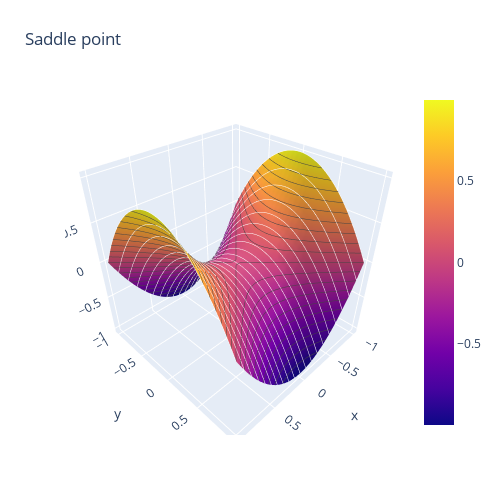

The notebook cell this image was saved under:
### Code cell
x , y = np.linspace(-1., 1., 32), np.linspace(-1., 1., 32)

z = [ [x[i]**2 - y[j]**2 for i in range(x.size) ] for j in range(y.size) ]
z = np.array(z)

fig = go.Figure(data=[go.Surface(
        contours = {
        "x": {"show": True, "start": -1, "end": 1, "size": 0.1, "color":"white"},
        "z": {"show": True, "start": -1, "end": 1, "size": 0.1}
        },
        x=x,y=y,z=z)])

fig.update_layout(title='Saddle point', autosize=False,
                  width=500, height=500,
                  margin=dict(l=65, r=50, b=65, t=90))
fig.show()

### Figure 1 — Plotly figure (JSON) as saved in the notebook; plotly's stock layout.template omitted (floating-point values rounded to 4 significant figures; data arrays with more than 128 entries replaced by an {"elided": "..."} marker saying what was removed)
{"data": [{"contours": {"x": {"color": "white", "end": 1, "show": true, "size": 0.1, "start": -1}, "z": {"end": 1, "show": true, "size": 0.1, "start": -1}}, "type": "surface", "x": [-1, -0.9355, -0.871, -0.8065, -0.7419, -0.6774, -0.6129, -0.5484, -0.4839, -0.4194, -0.3548, -0.2903, -0.2258, -0.1613, -0.09677, -0.03226, 0.03226, 0.09677, 0.1613, 0.2258, 0.2903, 0.3548, 0.4194, 0.4839, 0.5484, 0.6129, 0.6774, 0.7419, 0.8065, 0.871, 0.9355, 1], "y": [-1, -0.9355, -0.871, -0.8065, -0.7419, -0.6774, -0.6129, -0.5484, -0.4839, -0.4194, -0.3548, -0.2903, -0.2258, -0.1613, -0.09677, -0.03226, 0.03226, 0.09677, 0.1613, 0.2258, 0.2903, 0.3548, 0.4194, 0.4839, 0.5484, 0.6129, 0.6774, 0.7419, 0.8065, 0.871, 0.9355, 1], "z": {"elided": "32x32 float values"}}], "layout": {"autosize": false, "height": 500, "margin": {"b": 65, "l": 65, "r": 50, "t": 90}, "title": {"text": "Saddle point"}, "width": 500}}
